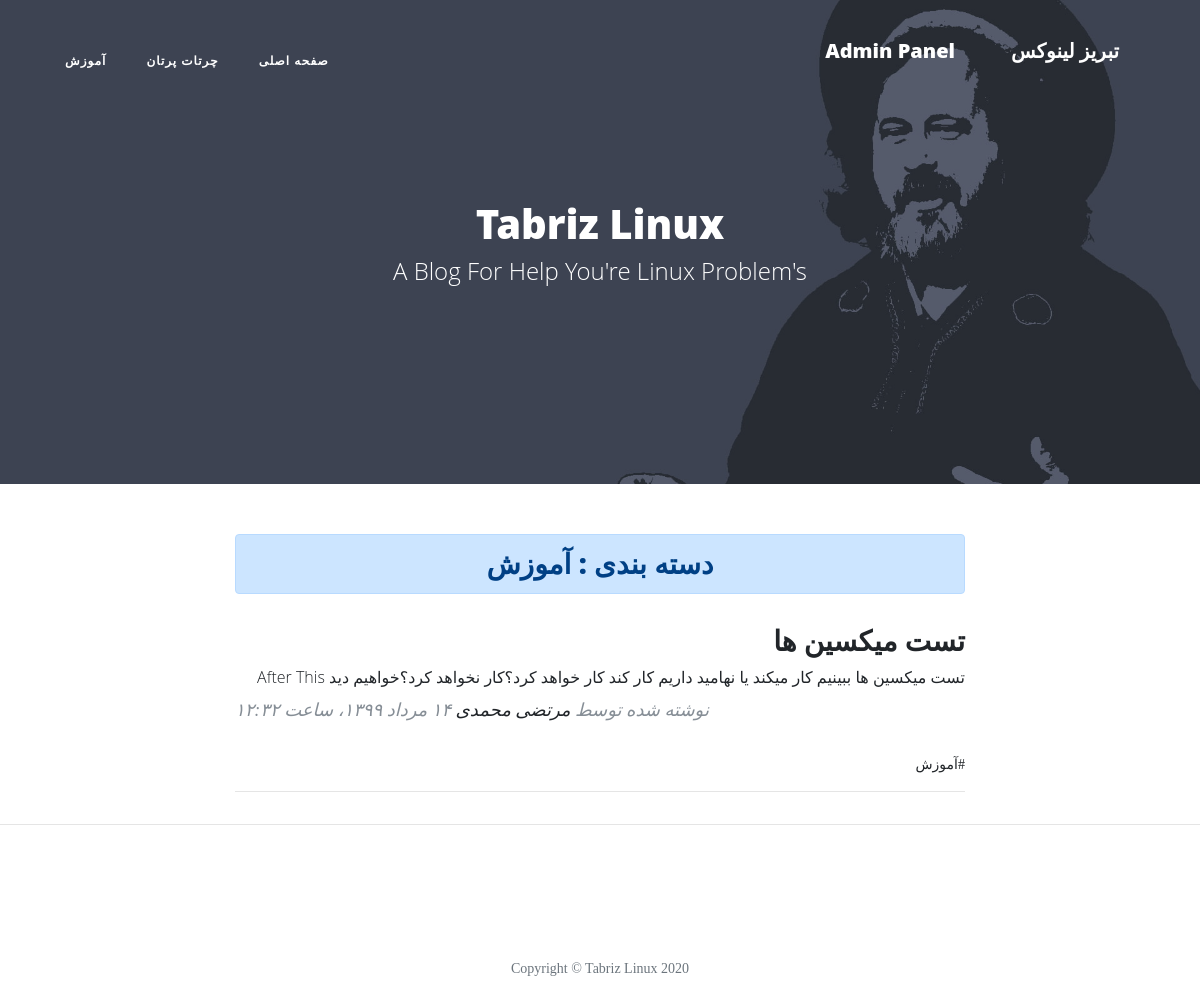
The app's page /category/Amozesh, older data.
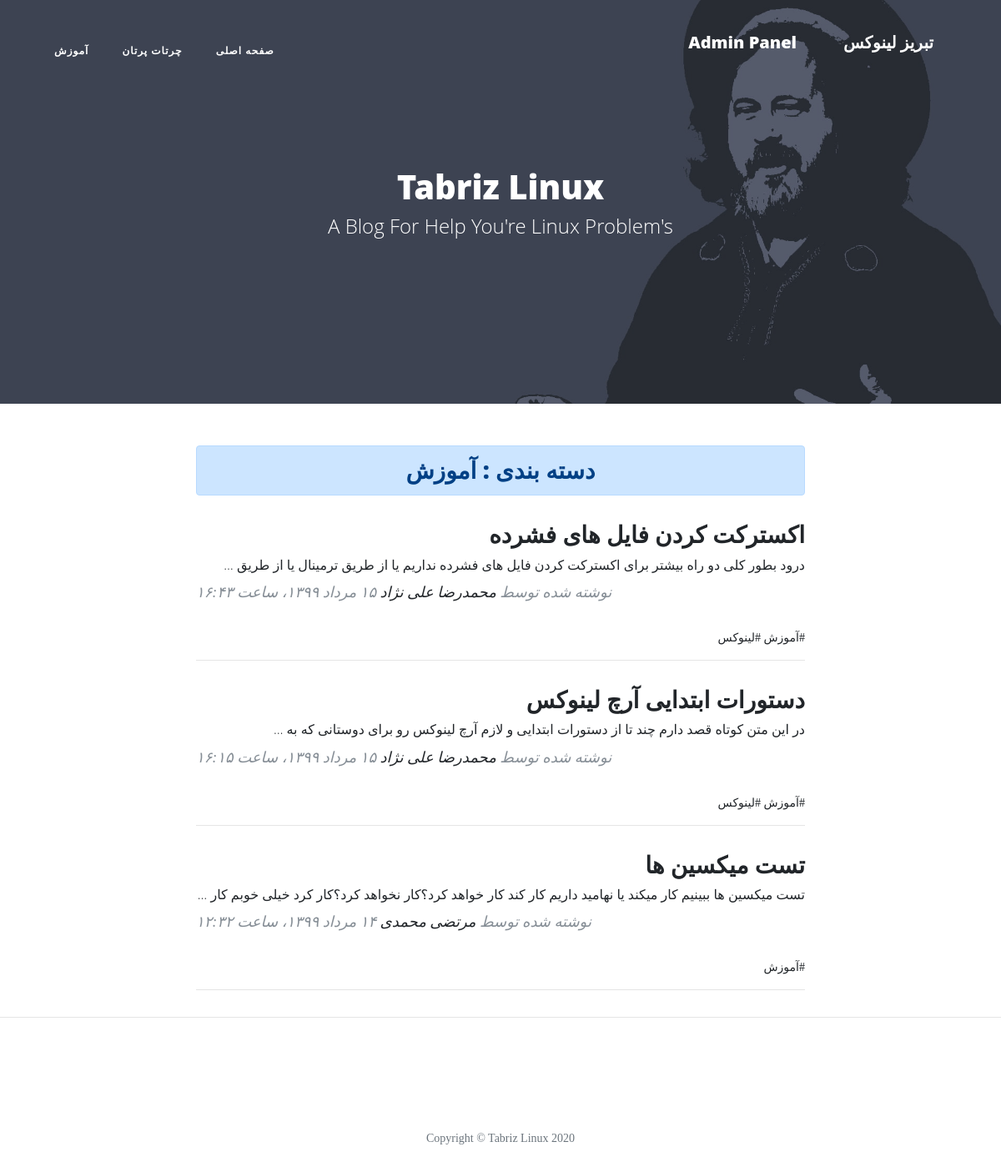
The same page, newer data.
### blog/models.py (models this page shows, shortened)
class Category(models.Model):
    parent   = models.ForeignKey('self', default=None, null=True, blank=True, on_delete=models.SET_NULL, related_name='children', verbose_name="زیردسته")
    title    = models.CharField(max_length=30, verbose_name="عنوان دسته‌بندی")
    slug     = models.SlugField(max_length=100, unique=True, verbose_name="آدرس دسته‌بندی")
    status   = models.BooleanField(default=True, verbose_name="آیا نمایش داده شود؟")
    position = models.IntegerField(verbose_name="پوزیشن")
    class Meta:
        verbose_name = "دسته‌بندی"
        verbose_name_plural = "دسته‌بندی‌ها"
        ordering = ['parent__id','position']
    objects = CategoryManager()

class Article(models.Model):
    STATUS_CHOICE = (
        ('D','پیش‌نویس'),
        ('P','منتشر‌شده'),
    )
    author      = models.ForeignKey(User , null=True, on_delete=models.SET_NULL, related_name='articles', verbose_name="نویسنده")
    title       = models.CharField(max_length=30,verbose_name="عنوان مقاله")
    slug        = models.SlugField(max_length=100, unique=True, verbose_name="آدرس مقاله")
    category    = models.ManyToManyField(Category, verbose_name="دسته‌بندی", related_name="articles")
    description = models.TextField(verbose_name="محتوای مقاله")
    thumbnail   = models.ImageField(upload_to="images",verbose_name="تصویر مقاله")
    publish     = models.DateTimeField(default=timezone.now, verbose_name="تاریخ انتشار")
    created     = models.DateTimeField(auto_now_add=True)
    updated     = models.DateTimeField(auto_now=True)
    status      = models.CharField(max_length=1, choices=STATUS_CHOICE, verbose_name="وضعیت")
    class Meta:
        verbose_name = "مقاله"
        verbose_name_plural = "مقالات"
        ordering = ['-publish']
    def jpublish(self):
        return jalali_convertor(self.publish)
    jpublish.short_description = "تاریخ انتشار"
    def thumbnail_tag(self):
        return format_html("<img width=100 height=50 style='border-radius: 3px;' src='{}'>".format(self.thumbnail.url))
    thumbnail_tag.short_description = "تصویر مقاله"
    def category_to_str(self):
        return "، ".join([category.title for category in self.category.active()])
    category_to_str.short_description = "دسته‌بندی"
    objects = ArticleManager()

### account/models.py (models this page shows)
class User(AbstractUser):
    is_author    = models.BooleanField(default=False, verbose_name="وضعیت نویسندگی")
    special_user = models.DateTimeField(default=timezone.now, verbose_name="کاربر ویژه تا")
    def is_special_user(self):
        if self.special_user > timezone.now():
            return True
        else:
            return False
    is_special_user.boolean = True
    is_special_user.short_description = "وضعیت کاربر ویژه"

### blog/views.py (the view)
# urls.py: path('category/<slug:slug>', CategoryList.as_view(), name="category"),
class CategoryList(ListView):
    paginate_by = 5
    template_name = 'blog/category_list.html'
    def get_queryset(self):
        global category
        slug = self.kwargs.get('slug')
        category = get_object_or_404(Category.objects.active(), slug=slug)
        return category.articles.published()
    def get_context_data(self, **kwargs):
        context = super().get_context_data(**kwargs)
        context['category'] = category
        return context

### blog/models.py (called while the page is built)
    def published(self):
        return self.filter(status="P")

    def active(self):
        return self.filter(status=True)

### blog/templatetags/base_tags.py (called while the page is built)
@register.simple_tag
def title(data="تبریز لینوکس"):
    return data

@register.inclusion_tag("blog/partials/category_navbar.html")
def category_navbar():
    return{
        "category": Category.objects.filter(status=True)
    }

### extensions/jalali.py (called while the page is built)
    def persian_tuple(self):
        return self.persian_year, self.persian_month, self.persian_day

### extensions/utils.py (called while the page is built)
def persian_numbers_converter(mystr):
    numbers = {
        "0":"۰",
        "1":"۱",
        "2":"۲",
        "3":"۳",
        "4":"۴",
        "5":"۵",
        "6":"۶",
        "7":"۷",
        "8":"۸",
        "9":"۹",
    }
    for English_Numbers, Persian_Numbers in numbers.items():
        mystr = mystr.replace(English_Numbers,Persian_Numbers)
    return mystr

def jalali_convertor(time):
    jmonths = ["فروردین","اردیبهشت","خرداد","تیر","مرداد","شهریور","مهر","آبان","آذر","دی","بهمن","اسفند"]
    time = timezone.localtime(time)
    time_to_str = "{},{},{}".format(time.year, time.month, time.day)
    time_to_tuple = jalali.Gregorian(time_to_str).persian_tuple()
    time_to_list = list(time_to_tuple)
    for index, month in enumerate(jmonths):
        if time_to_list[1] == index + 1:
            time_to_list[1] = month
            break
    output = "{} {} {}، ساعت {}:{}".format(
        time_to_list[2],
        time_to_list[1],
        time_to_list[0],
        time.hour,
        time.minute
    )
    return persian_numbers_converter(output)

### templates/blog/category_list.html (shortened to what this page needs)
{% extends 'blog/list.html' %}
{% block header %}
    <h3 class="alert alert-primary text-center">دسته بندی : {{category.title}}</h3>
{% endblock %}

### templates/blog/list.html (shortened to what this page needs)
{% extends 'blog/base.html' %}
{% load static %}
{% block main %}
  <header class="masthead" style="background-image: url('{% static "blog/img/header.jpg" %}')">
    <div class="overlay"></div>
    <div class="container">
      <div class="row">
        <div class="col-lg-8 col-md-10 mx-auto">
          <div class="site-heading">
            <h1>Tabriz Linux</h1>
            <span class="subheading">A Blog For Help You're Linux Problem's </span>
          </div>
        </div>
      </div>
    </div>
  </header>
  <div class="container">
    <div class="row">
      <div class="col-lg-8 col-md-10 mx-auto">
        {% block header %}{% endblock %}
        {% for article in object_list %}
          <div class="post-preview">
          <a href="{% url 'blog:detail' article.slug %}">
            <h2 class="post-title">
              {{article.title}}
            </h2>
            <h3 class="post-subtitle">
              {{article.description|striptags|truncatewords:20}}
            </h3>
          </a>
          <p class="post-meta">نوشته شده توسط
            <a href="{% url 'blog:author' article.author %}">{{article.author.get_full_name}}</a>
            {{article.jpublish}}</p>
          <div>
            {% for cat in article.category.active %}
              <a href="{% url 'blog:category' cat.slug %}">#{{cat.title}}</a>
            {% endfor %}
          </div>
        </div>
        <hr>
        {% endfor %}
      </div>
    </div>
  </div>
{% endblock %}

### templates/blog/base.html (shortened to what this page needs)
{% load static %}
{% load base_tags %}
<!DOCTYPE html>
<html lang="en">
<head>
  <link href="{% static '/blog/vendor/bootstrap/css/bootstrap.min.css' %}" rel="stylesheet">
  <link href="{% static '/blog/vendor/fontawesome-free/css/all.min.css' %}" rel="stylesheet" type="text/css">
  <link href="{% static '/blog/css/clean-blog.min.css' %}" rel="stylesheet">
  <link href="{% static '/blog/css/rtl.css' %}" rel="stylesheet">
</head>
<body>
  <link rel="stylesheet" href="https://cdnjs.cloudflare.com/ajax/libs/font-awesome/4.7.0/css/font-awesome.min.css">
  <nav class="navbar navbar-expand-lg navbar-light fixed-top" id="mainNav">
    <div class="container">
      <a class="navbar-brand" href="{% url 'blog:home' %}">{% title %}</a>
      <a class="navbar-brand" href="http://127.0.0.1:8000/admin/">Admin Panel</a>
      {% category_navbar %}
    </div>
  </nav>
 {% block main %}
 {% endblock %}
  <hr>
  <footer>
    <div class="container">
      <div class="row">
        <div class="col-lg-8 col-md-10 mx-auto">
          <ul class="list-inline text-center">
            <li class="list-inline-item">
              <a href="#">
                <span class="fa-stack fa-lg">
                  <i class="fas fa-circle fa-stack-2x"></i>
                  <i class="fab fa-twitter fa-stack-1x fa-inverse"></i>
                </span>
              </a>
            </li>
            <li class="list-inline-item">
              <a href="#">
                <span class="fa-stack fa-lg">
                  <i class="fas fa-circle fa-stack-2x"></i>
                  <i class="fab fa-facebook-f fa-stack-1x fa-inverse"></i>
                </span>
              </a>
            </li>
            <li class="list-inline-item">
              <a href="#">
                <span class="fa-stack fa-lg">
                  <i class="fas fa-circle fa-stack-2x"></i>
                  <i class="fab fa-github fa-stack-1x fa-inverse"></i>
                </span>
              </a>
            </li>
          </ul>
          <p class="copyright text-muted">Copyright &copy; Tabriz Linux 2020 </p>
        </div>
      </div>
    </div>
  </footer>
</body>
</html>

### templates/blog/partials/category_navbar.html (shortened to what this page needs)
<div class="collapse navbar-collapse nav" id="navbarResponsive">
  <ul class="navbar-nav ml-auto">
    <li class="nav-item">
      <a class="nav-link" href="{% url 'blog:home' %}">صفحه اصلی</a>
    </li>
    {% for cat in category %}
      {% if cat.parent == None %}
        <li class="nav-item">
          <a class="nav-link" href="{% url 'blog:category' cat.slug %}">{{cat.title}}</a>
        </li>
      {% endif %}
    {% endfor %}
  </ul>
</div>

### static/blog/css/rtl.css (style rules this page uses)
body { direction: rtl; text-align: right; font-family: "Sahel"; font-size: 14px; }
.navbar-nav { margin-left: initial !important; margin-right: auto; }
.post-meta { text-align: left; }
header.masthead .site-heading h1 { font-size: 40px; }
.post-title { font-size: 28px !important; }
.post-subtitle { font-size: 16px; }
.nav ul { padding-right: 0; }
.nav ul li { border-bottom: none; height: 86px; line-height: 86px; font-size: 14px; display: inline-block; float:left; margin: 0 auto; }
.nav ul li a { text-decoration: none; color:#000000; display: block; transition: .3s background-color; padding:0 24px; }
.nav a { border-bottom:none; }

Row changes from the older to the newer data that the page shows:
added Article: title "اکسترکت کردن فایل های فشرده", description "درود بطور کلی دو راه بیشتر برای اکسترکت کردن فایل های فشرده نداریم یا از طریق ترمینال یا از طریق …", author.get_full_name "محمدرضا علی نژاد", jpublish "۱۵ مرداد ۱۳۹۹، ساعت ۱۶:۴۳", Category (title "آموزش")
now on this page (row unchanged): Category: title "لینوکس"
added Article: title "دستورات ابتدایی آرچ لینوکس", description "در این متن کوتاه قصد دارم چند تا از دستورات ابتدایی و لازم آرچ لینوکس رو برای دوستانی که به …", author.get_full_name "محمدرضا علی نژاد", jpublish "۱۵ مرداد ۱۳۹۹، ساعت ۱۶:۱۵", Category (title "آموزش")
changed Article "تست میکسین ها": description "تست میکسین ها ببینیم کار میکند یا نهامید داریم کار کند کار خواهد کرد؟کار نخواهد کرد؟خواهیم دید After This" → "تست میکسین ها ببینیم کار میکند یا نهامید داریم کار کند کار خواهد کرد؟کار نخواهد کرد؟کار کرد خیلی خوبم کار …"
